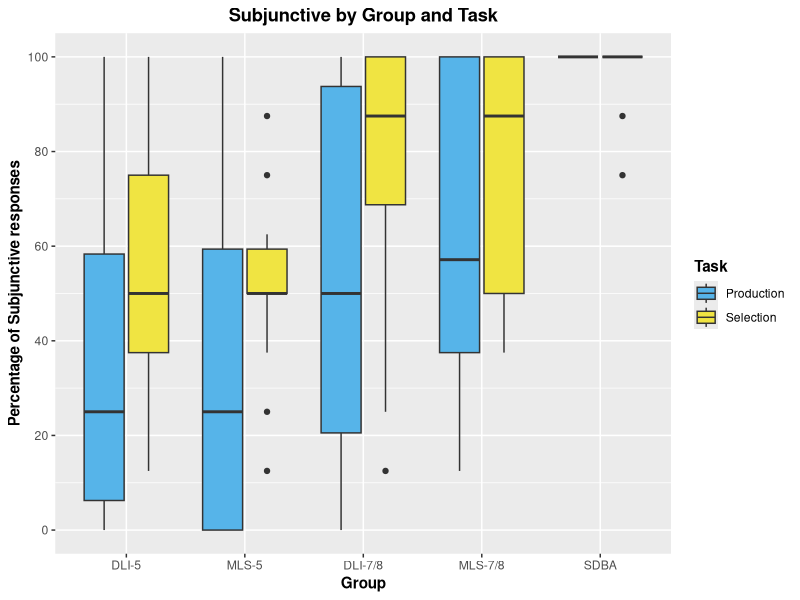
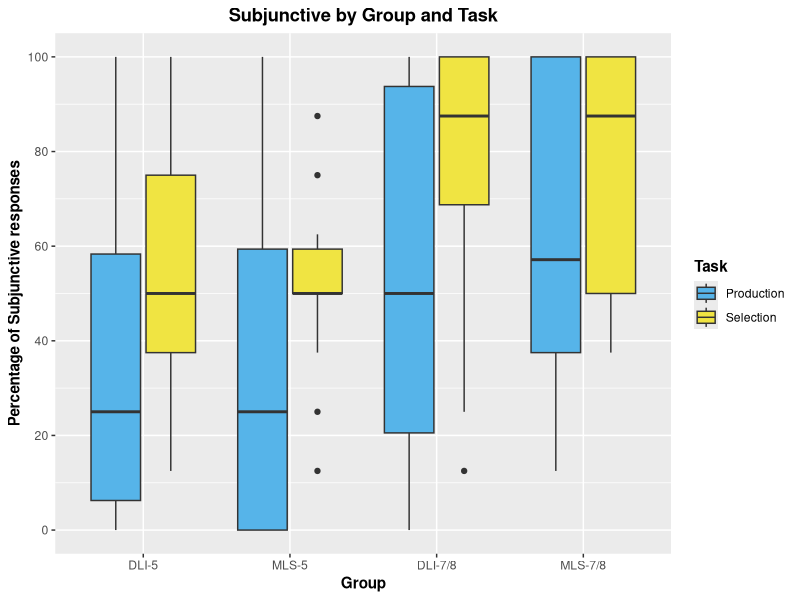
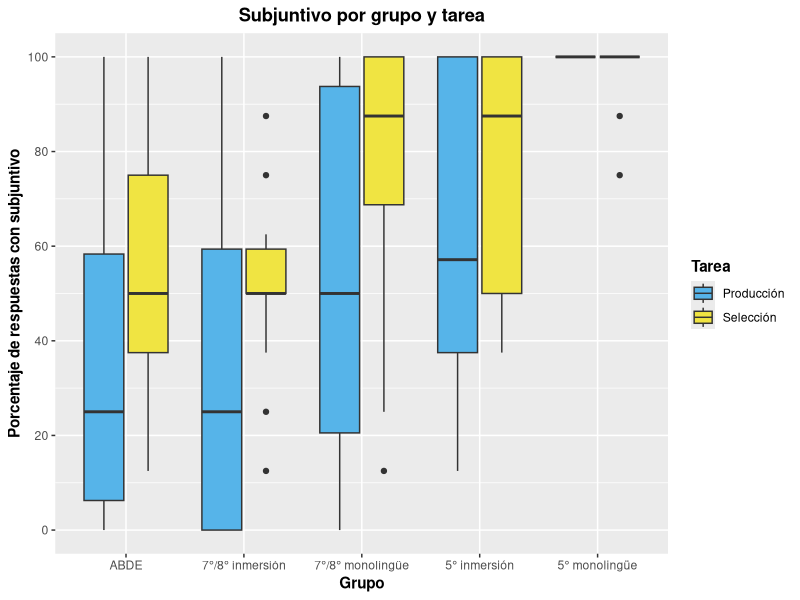
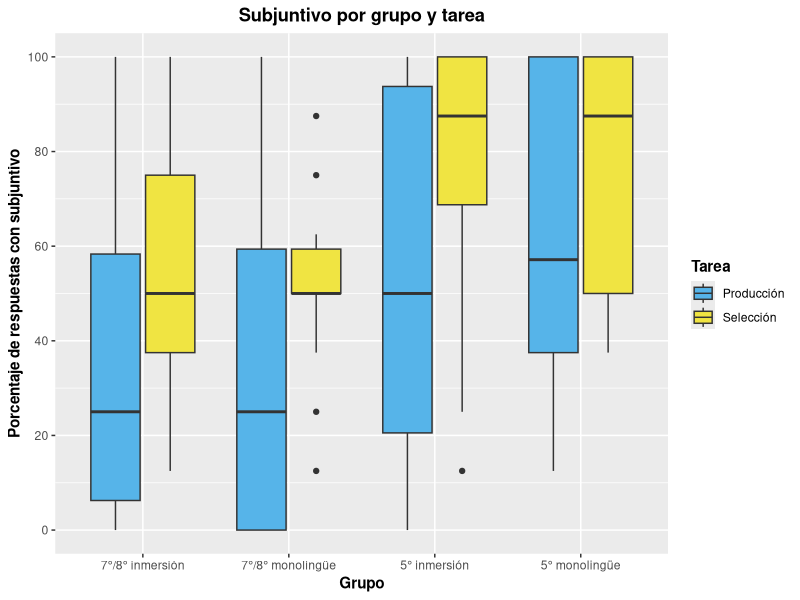

These figures' R source, in order:
library(tidyverse)


# Prepare and load data
## EPT
SDB_EPT <- read_csv("./CSV Files/SDB/SDB Subjunctive EPT.csv") %>%
  filter(Property == "Intensional subjunctive") %>% 
  mutate(Group = "SDBA")

DLI78_EPT <- read_csv("./CSV Files/DLI-78/DLI-78 Subjunctive EPT.csv") %>% 
  filter(Property == "Intensional subjunctive")

MLS78_EPT <- read_csv("./CSV Files/MLS-78/MLS-78 Subjunctive EPT.csv") %>% 
  filter(Property == "Intensional subjunctive") %>% 
  filter(!School == "GBCS")

DLI5_EPT <- read_csv("./CSV Files/DLI-5/DLI-5 Subjunctive EPT.csv") %>% 
  filter(Property == "Intensional subjunctive")

MLS5_EPT <- read_csv("./CSV Files/MLS-5/MLS-5 Subjunctive EPT.csv") %>% 
  filter(Property == "Intensional subjunctive") %>% 
  filter(!School == "GBCS")


## FCT
SDB_FCT <- read_csv("./CSV Files/SDB/SDB Subjunctive FCT.csv") %>% 
  filter(Property == "Intensional subjunctive") %>%
  mutate(Group = "SDBA")

DLI78_FCT <- read_csv("./CSV Files/DLI-78/DLI-78 Subjunctive FCT.csv") %>% 
  filter(Property == "Intensional subjunctive")

MLS78_FCT <- read_csv("./CSV Files/MLS-78/MLS-78 Subjunctive FCT.csv") %>% 
  filter(Property == "Intensional subjunctive") %>% 
  filter(!School == "GBCS")

DLI5_FCT <- read_csv("./CSV Files/DLI-5/DLI-5 Subjunctive FCT.csv") %>% 
  filter(Property == "Intensional subjunctive")

MLS5_FCT <- read_csv("./CSV Files/MLS-5/MLS-5 Subjunctive FCT.csv") %>% 
  filter(Property == "Intensional subjunctive") %>% 
  filter(!School == "GBCS")


## Join and summarize data
EPT <- rbind(SDB_EPT, DLI78_EPT, MLS78_EPT, DLI5_EPT, MLS5_EPT) %>% 
  group_by(Part_ID, Group) %>%
  summarize(Total_Subj = sum(Mood_Use, na.rm = TRUE),
            Total_Responses = sum(!is.na(Mood_Use)),
            Ratio = Total_Subj/Total_Responses) %>% 
  mutate(Task = "Production",
         Ratio = (Ratio*100))


FCT <- rbind(SDB_FCT, DLI78_FCT, MLS78_FCT, DLI5_FCT, MLS5_FCT) %>% 
  group_by(Part_ID, Group) %>%
  summarize(Total_Subj = sum(Mood_Use, na.rm = TRUE),
            Total_Responses = sum(!is.na(Mood_Use)),
            Ratio = Total_Subj/Total_Responses) %>% 
  mutate(Task = "Selection",
         Ratio = (Ratio*100))

Aggregate <- rbind(EPT, FCT)
Aggregate$Group <- factor(Aggregate$Group, levels = c("DLI-5", "MLS-5", "DLI-7/8", "MLS-7/8", "SDBA"))


## Create heritage dataset
Aggregate_Heritage <- Aggregate %>% 
  filter(!Group == "SDBA")
Aggregate_Heritage$Group <- factor(Aggregate_Heritage$Group, c("DLI-5", "MLS-5", "DLI-7/8", "MLS-7/8"))


# Create graphs in English
## With SDBAs
Aggregate %>% 
  ggplot(aes(x = Group, y = Ratio, fill = Task)) +
  geom_boxplot() +
  scale_y_continuous(breaks = seq (0, 100, 20),
                     limits = c(0, 100)) +
  scale_fill_manual(values = c("#56B4E9", "#F0E442")) +
  labs(x = "Group", y = "Percentage of Subjunctive responses", title = "Subjunctive by Group and Task") +
  theme(axis.title = element_text(face = "bold"),
        plot.title = element_text(hjust = 0.5, face = "bold"),
        legend.title = element_text(face = "bold"))


## Without SDBAs
Aggregate_Heritage %>% 
  ggplot(aes(x = Group, y = Ratio, fill = Task)) +
  geom_boxplot() +
  scale_y_continuous(breaks = seq (0, 100, 20),
                     limits = c(0, 100)) +
  scale_fill_manual(values = c("#56B4E9", "#F0E442")) +
  labs(x = "Group", y = "Percentage of Subjunctive responses", title = "Subjunctive by Group and Task") +
  theme(axis.title = element_text(face = "bold"),
        plot.title = element_text(hjust = 0.5, face = "bold"),
        legend.title = element_text(face = "bold"))


# Create graphs in Spanish
## With SDBAs
Aggregate %>% 
  ggplot(aes(x = Group, y = Ratio, fill = Task)) +
  geom_boxplot() +
  scale_y_continuous(breaks = seq (0, 100, 20),
                     limits = c(0, 100)) +
  scale_x_discrete(labels = c("ABDE", "7°/8° inmersión", "7°/8° monolingüe", "5° inmersión", "5° monolingüe")) +
  scale_fill_manual(values = c("#56B4E9", "#F0E442"), labels = c("Producción", "Selección")) +
  labs(x = "Grupo", y = "Porcentaje de respuestas con subjuntivo", title = "Subjuntivo por grupo y tarea", fill = "Tarea") +
  theme(axis.title = element_text(face = "bold"),
        plot.title = element_text(hjust = 0.5, face = "bold"),
        legend.title = element_text(face = "bold"))


## Without SDBAs
Aggregate_Heritage %>% 
  ggplot(aes(x = Group, y = Ratio, fill = Task)) +
  geom_boxplot() +
  scale_y_continuous(breaks = seq (0, 100, 20),
                     limits = c(0, 100)) +
  scale_x_discrete(labels = c("7°/8° inmersión", "7°/8° monolingüe", "5° inmersión", "5° monolingüe")) +
  scale_fill_manual(values = c("#56B4E9", "#F0E442"), labels = c("Producción", "Selección")) +
  labs(x = "Grupo", y = "Porcentaje de respuestas con subjuntivo", title = "Subjuntivo por grupo y tarea", fill = "Tarea") +
  theme(axis.title = element_text(face = "bold"),
        plot.title = element_text(hjust = 0.5, face = "bold"),
        legend.title = element_text(face = "bold"))
